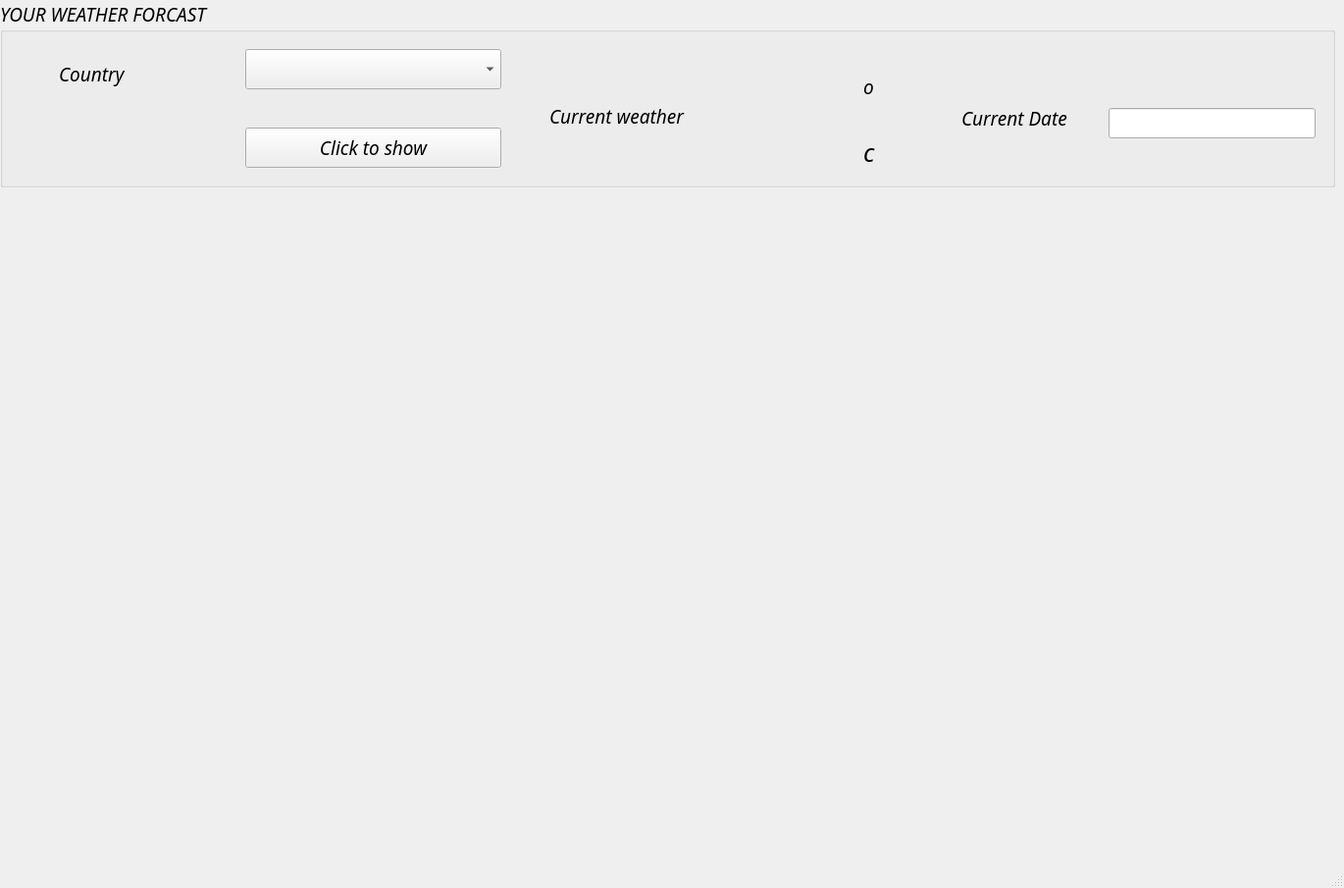
<?xml version="1.0" encoding="UTF-8"?>
<ui version="4.0">
 <class>MainWindow</class>
 <widget class="QMainWindow" name="MainWindow">
  <property name="geometry">
   <rect>
    <x>0</x>
    <y>0</y>
    <width>1370</width>
    <height>905</height>
   </rect>
  </property>
  <property name="windowTitle">
   <string>MainWindow</string>
  </property>
  <widget class="QWidget" name="centralwidget">
   <widget class="QWidget" name="horizontalLayoutWidget">
    <property name="geometry">
     <rect>
      <x>20</x>
      <y>210</y>
      <width>1341</width>
      <height>601</height>
     </rect>
    </property>
    <layout class="QHBoxLayout" name="chart_layout"/>
   </widget>
   <widget class="QGroupBox" name="groupBox">
    <property name="geometry">
     <rect>
      <x>0</x>
      <y>0</y>
      <width>1361</width>
      <height>191</height>
     </rect>
    </property>
    <property name="font">
     <font>
      <family>Abyssinica SIL</family>
      <pointsize>14</pointsize>
      <italic>true</italic>
     </font>
    </property>
    <property name="title">
     <string>YOUR WEATHER FORCAST</string>
    </property>
    <widget class="QLineEdit" name="current_date">
     <property name="geometry">
      <rect>
       <x>1130</x>
       <y>110</y>
       <width>211</width>
       <height>31</height>
      </rect>
     </property>
    </widget>
    <widget class="QComboBox" name="comboBox">
     <property name="geometry">
      <rect>
       <x>250</x>
       <y>50</y>
       <width>261</width>
       <height>41</height>
      </rect>
     </property>
     <item>
      <property name="text">
       <string/>
      </property>
     </item>
     <item>
      <property name="text">
       <string>Cairo</string>
      </property>
     </item>
     <item>
      <property name="text">
       <string>Alex</string>
      </property>
     </item>
     <item>
      <property name="text">
       <string>Luxor</string>
      </property>
     </item>
     <item>
      <property name="text">
       <string>Dahab</string>
      </property>
     </item>
     <item>
      <property name="text">
       <string>Giza</string>
      </property>
     </item>
     <item>
      <property name="text">
       <string>Port Said</string>
      </property>
     </item>
    </widget>
    <widget class="QLabel" name="label">
     <property name="geometry">
      <rect>
       <x>60</x>
       <y>60</y>
       <width>101</width>
       <height>31</height>
      </rect>
     </property>
     <property name="font">
      <font>
       <family>Abyssinica SIL</family>
       <pointsize>14</pointsize>
       <weight>50</weight>
       <italic>true</italic>
       <bold>false</bold>
      </font>
     </property>
     <property name="text">
      <string>Country</string>
     </property>
    </widget>
    <widget class="QPushButton" name="pushButton">
     <property name="geometry">
      <rect>
       <x>250</x>
       <y>130</y>
       <width>261</width>
       <height>41</height>
      </rect>
     </property>
     <property name="text">
      <string>Click to show</string>
     </property>
    </widget>
    <widget class="QLabel" name="current_temp">
     <property name="geometry">
      <rect>
       <x>710</x>
       <y>90</y>
       <width>161</width>
       <height>61</height>
      </rect>
     </property>
     <property name="font">
      <font>
       <pointsize>60</pointsize>
      </font>
     </property>
     <property name="text">
      <string/>
     </property>
    </widget>
    <widget class="QLabel" name="label_4">
     <property name="geometry">
      <rect>
       <x>880</x>
       <y>140</y>
       <width>67</width>
       <height>31</height>
      </rect>
     </property>
     <property name="font">
      <font>
       <pointsize>19</pointsize>
      </font>
     </property>
     <property name="text">
      <string>c</string>
     </property>
    </widget>
    <widget class="QLabel" name="label_3">
     <property name="geometry">
      <rect>
       <x>880</x>
       <y>80</y>
       <width>67</width>
       <height>17</height>
      </rect>
     </property>
     <property name="text">
      <string>o</string>
     </property>
    </widget>
    <widget class="QLabel" name="label_5">
     <property name="geometry">
      <rect>
       <x>560</x>
       <y>110</y>
       <width>141</width>
       <height>17</height>
      </rect>
     </property>
     <property name="text">
      <string>Current weather</string>
     </property>
    </widget>
    <widget class="QLabel" name="label_6">
     <property name="geometry">
      <rect>
       <x>980</x>
       <y>110</y>
       <width>121</width>
       <height>20</height>
      </rect>
     </property>
     <property name="text">
      <string>Current Date</string>
     </property>
    </widget>
   </widget>
  </widget>
  <widget class="QMenuBar" name="menubar">
   <property name="geometry">
    <rect>
     <x>0</x>
     <y>0</y>
     <width>1370</width>
     <height>22</height>
    </rect>
   </property>
  </widget>
  <widget class="QStatusBar" name="statusbar"/>
 </widget>
 <resources/>
 <connections/>
</ui>
